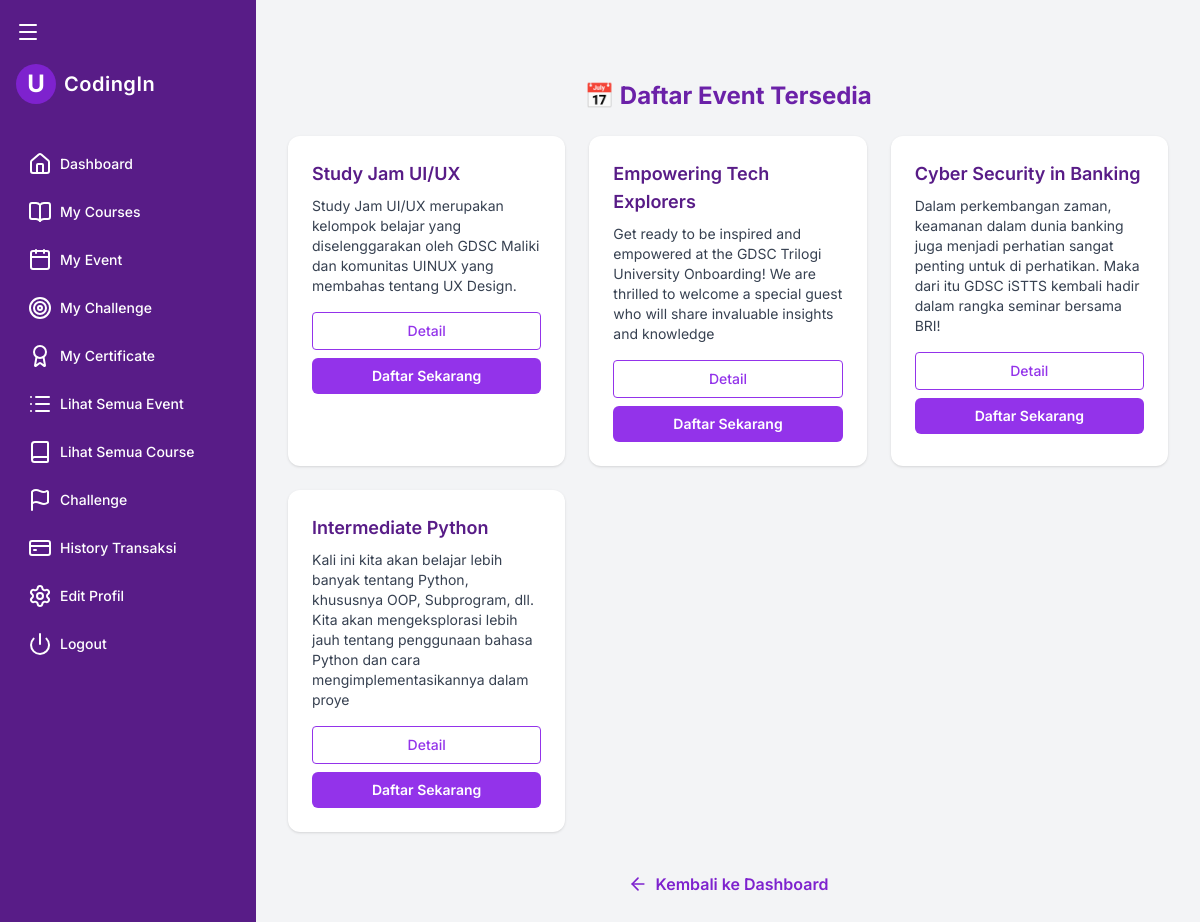
Screenshot of /user/event_list.php (signed in) with the database file from the repository.
### tables this page shows
CREATE TABLE `event` (
  `ID_event` char(6) NOT NULL,
  `Nama_Event` varchar(100) NOT NULL,
  `Jenis_Event` varchar(30) NOT NULL,
  `Deskripsi_Event` varchar(200) DEFAULT NULL,
  `Lokasi_Acara` varchar(20) NOT NULL,
  `Kuota_Pendaftaran` int(11) NOT NULL,
  `tanggal_mulai_event` date NOT NULL,
  `tanggal_berakhir_event` date NOT NULL,
  `Sertifikat_ID_Sertifikat` char(8) NOT NULL,
  `Karyawan_NIK` char(16) NOT NULL
);

### user/event_list.php (the view, shortened to what this page needs)
<?php
require_once '../config/database.php';
$stmt = $pdo->query("
    SELECT e.*, k.First_Name AS Nama_Karyawan
    FROM event e
    JOIN karyawan k ON e.Karyawan_NIK = k.NIK
    ORDER BY e.tanggal_mulai_event ASC
");
$events = $stmt->fetchAll(PDO::FETCH_ASSOC);
?>
<!DOCTYPE html>
<html lang="id">
<head>
  <script src="https://cdn.tailwindcss.com"></script>
</head>
<body class="bg-gray-100 min-h-screen">
  <div class="flex">
    <?php include '../includes/user_sidebar.php'; ?>
    <main id="mainContent" class="flex-grow p-8 pt-20 transition-all duration-300">
      <h2 class="text-2xl font-bold text-purple-800 mb-6 text-center">📅 Daftar Event Tersedia</h2>
      <div class="grid grid-cols-1 md:grid-cols-2 lg:grid-cols-3 gap-6">
        <?php foreach ($events as $event): ?>
          <div class="bg-white rounded-xl shadow hover:shadow-lg p-6 transition duration-200">
            <h5 class="text-lg font-semibold text-purple-900 mb-2"><?= htmlspecialchars($event['Nama_Event']) ?></h5>
            <p class="text-gray-700 text-sm mb-2"><?= htmlspecialchars($event['Deskripsi_Event']) ?></p>
            <div class="flex flex-col gap-2 mt-4">
              <button onclick='showModal(<?= json_encode([
                  'nama' => $event['Nama_Event'],
                  'jenis' => $event['Jenis_Event'],
                  'deskripsi' => $event['Deskripsi_Event'],
                  'lokasi' => $event['Lokasi_Acara'],
                  'mulai' => $event['tanggal_mulai_event'],
                  'selesai' => $event['tanggal_berakhir_event'],
                  'pengajar' => $event['Nama_Karyawan'] ?? '-'
              ]) ?>)'
              class="bg-white border border-purple-600 text-purple-600 font-medium rounded px-4 py-2 hover:bg-purple-100 transition text-sm">
                Detail
              </button>
              <form action="join_event.php" method="post">
                <button class="w-full bg-purple-600 hover:bg-purple-700 text-white py-2 px-4 rounded-md font-semibold text-sm">
                  Daftar Sekarang
                </button>
              </form>
            </div>
          </div>
        <?php endforeach; ?>
      </div>
      <div class="text-center mt-10">
        <a href="../public/dashboard_user.php" class="inline-flex items-center text-purple-700 hover:underline font-semibold">
          <i data-lucide="arrow-left" class="w-5 h-5 mr-2"></i> Kembali ke Dashboard
        </a>
      </div>
    </main>
  </div>
</body>
</html>

### user/event_list.php (style rules this page uses)
body { font-family: 'Inter', sans-serif; }

### rows the page displays
event: Nama_Event "Study Jam UI/UX", Deskripsi_Event "Study Jam UI/UX merupakan kelompok belajar yang diselenggarakan oleh GDSC Maliki dan komunitas UINUX yang membahas tentang UX Design."
event: Nama_Event "Empowering Tech Explorers", Deskripsi_Event "Get ready to be inspired and empowered at the GDSC Trilogi University Onboarding! We are thrilled to welcome a special guest who will share invaluable insights and knowledge"
event: Nama_Event "Cyber Security in Banking", Deskripsi_Event "Dalam perkembangan zaman, keamanan dalam dunia banking juga menjadi perhatian sangat penting untuk di perhatikan. Maka dari itu GDSC iSTTS kembali hadir dalam rangka seminar bersama BRI!"
event: Nama_Event "Intermediate Python", Deskripsi_Event "Kali ini kita akan belajar lebih banyak tentang Python, khususnya OOP, Subprogram, dll. Kita akan mengeksplorasi lebih jauh tentang penggunaan bahasa Python dan cara mengimplementasikannya dalam proye"
